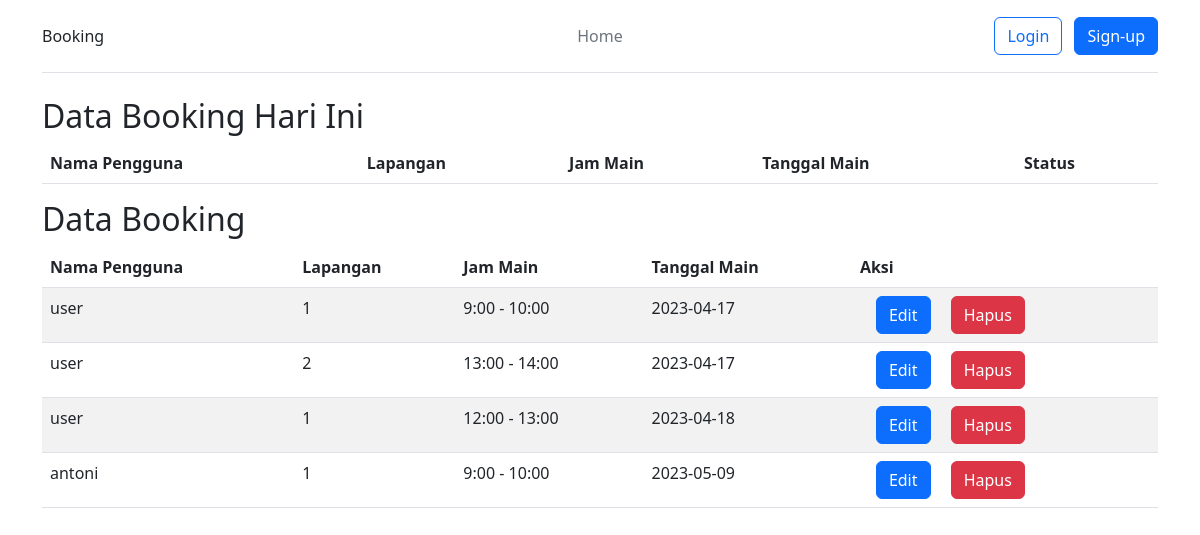
Before: /admin/pesanan/view.php with the older database file.
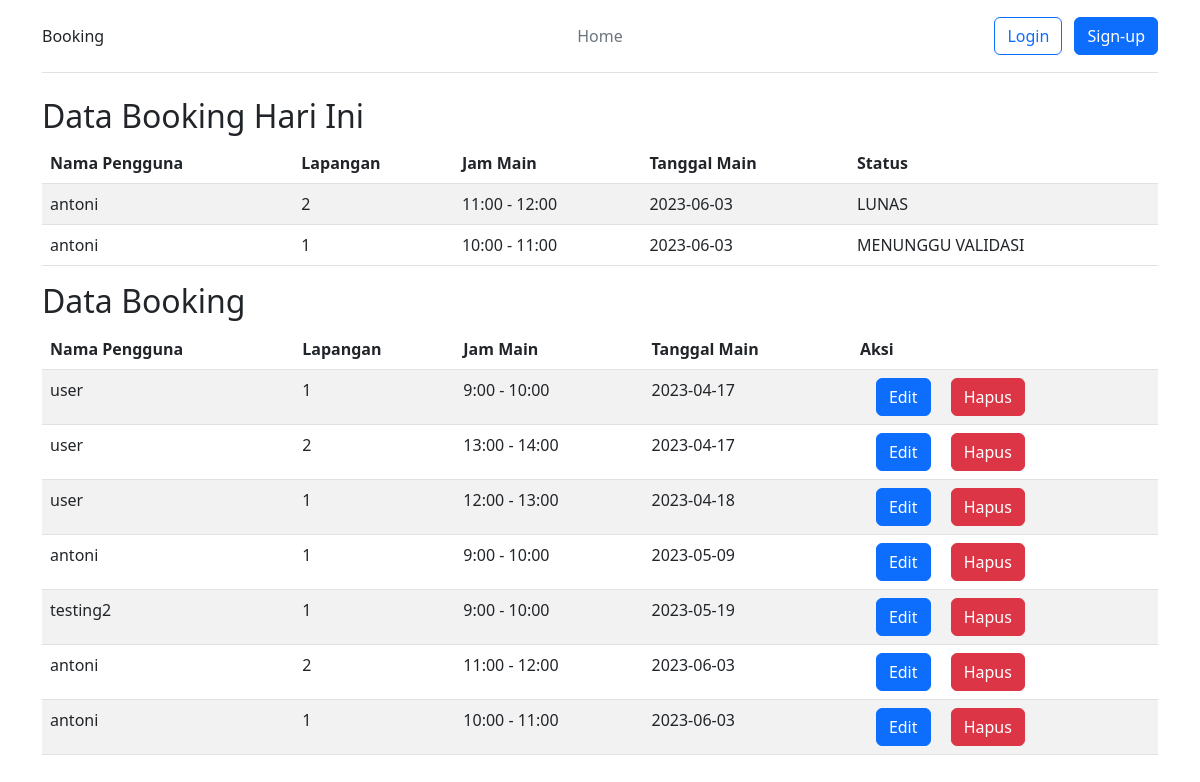
After: the same page with the newer database file.
### tables this page shows
CREATE TABLE `pemesanan` (
  `id` int(11) NOT NULL,
  `id_lapangan` int(11) NOT NULL,
  `id_user` int(11) NOT NULL,
  `tanggal` date NOT NULL,
  `waktu` int(11) NOT NULL,
  `status` varchar(50) NOT NULL,
  `expired` timestamp NOT NULL DEFAULT current_timestamp() ON UPDATE current_timestamp()
);

CREATE TABLE `users` (
  `id` int(11) NOT NULL,
  `username` varchar(255) NOT NULL,
  `email` varchar(255) NOT NULL,
  `password` varchar(255) NOT NULL,
  `role` varchar(50) NOT NULL,
  `name` varchar(255) NOT NULL,
  `photo` varchar(255) NOT NULL DEFAULT 'default.svg'
);

### admin/pesanan/view.php (the view, shortened to what this page needs)
<?php
require('../../config.php');
$sql = "SELECT * FROM pemesanan JOIN users ON pemesanan.id_user = users.id where tanggal = current_date()";
$result = $conn->query($sql);
$sql_semua = "SELECT * FROM pemesanan JOIN users ON pemesanan.id_user = users.id";
$result_semua = $conn->query($sql_semua);
?>
<!DOCTYPE html>
<html>
<head>
    <?php require('../../components/head.php') ?>
    <?php require('../../components/nav-admin.php') ?>
    <link rel="stylesheet" type="text/css" href="https://cdn.datatables.net/1.10.25/css/jquery.dataTables.min.css">
</head>
<body>
    <div class="container">
        <h2>Data Booking Hari Ini</h2>
        <table id="todayTabel" class="table table-resposive table-striped">
            <thead>
                <tr>
                    <th>Nama Pengguna</th>
                    <th>Lapangan</th>
                    <th>Jam Main</th>
                    <th>Tanggal Main</th>
                    <th>Status</th>
                </tr>
            </thead>
            <tbody>
                <?php foreach($result as $row) :?>
                    <tr>
                        <td><?= $row['username'] ?></td>
                        <td><?= $row['id_lapangan'] ?></td>
                        <td><?= $row['waktu']+8 ?>:00 - <?= $row['waktu']+9?>:00</td>
                        <td><?= $row['tanggal'] ?></td>
                        <td><?= $row['status'] ?></td>
                    </tr>
                <?php endforeach ?>
            </tbody>
        </table>
        <h2>Data Booking</h2>
        <table id="semuaTabel" class="table table-resposive table-striped">
            <thead>
                <tr>
                    <th>Nama Pengguna</th>
                    <th>Lapangan</th>
                    <th>Jam Main</th>
                    <th>Tanggal Main</th>
                    <th>Aksi</th>
                </tr>
            </thead>
            <tbody>
                <?php foreach($result_semua as $row) :?>
                    <tr>
                        <td><?= $row['username'] ?></td>
                        <td><?= $row['id_lapangan'] ?></td>
                        <td><?= $row['waktu']+8 ?>:00 - <?= $row['waktu']+9?>:00</td>
                        <td><?= $row['tanggal'] ?></td>
                        <td>
                            <div class="">
                                <a href="./edit.php?id=<?=$row['id']?>" class="btn btn-primary ms-3">Edit</a>
                                <a href="./hapus.php?id=<?=$row['id']?>" class="btn btn-danger ms-3">Hapus</a>
                            </div>
                        </td>
                    </tr>
                <?php endforeach ?>
            </tbody>
        </table>
    </div>
</body>
</html>

### components/head.php (shortened to what this page needs)
<head>
    <link href="https://cdn.jsdelivr.net/npm/bootstrap@5.3.0-alpha3/dist/css/bootstrap.min.css" rel="stylesheet">
</head>

### components/nav-admin.php (shortened to what this page needs)
<?php
    $server_admin = $_SERVER["REQUEST_SCHEME"].'://'.$_SERVER["SERVER_NAME"].'/booking_bultang/admin';
$server_root = $_SERVER["REQUEST_SCHEME"].'://'.$_SERVER["SERVER_NAME"].'/booking_bultang';
?>
<div class="container">
        <header class="d-flex flex-wrap align-items-center justify-content-center justify-content-md-between py-3 mb-4 border-bottom">
        <a href="./" class="brand d-flex align-items-center col-md-3 mb-2 mb-md-0 text-dark text-decoration-none">
            Booking
        </a>
        <ul class="nav col-12 col-md-auto mb-2 justify-content-center mb-md-0">
            <li><a href="<?=$server_admin?>" class="nav-link px-2 link-secondary">Home</a></li>
        </ul>
        <div class="col-md-3 text-end">
            <?php if(isset($isLogin)): ?>
                <span><?= $_SESSION['username']?></span>
                <a href="<?=$server_root?>/logout.php" class="btn btn-outline-danger me-2">Logout</a>
            <?php else : ?>
                <a href="<?=$server_root?>/login.php" class="btn btn-outline-primary me-2">Login</a>
                <a href="<?=$server_root?>/register.php" class="btn btn-primary">Sign-up</a>
            <?php endif ?>
        </div>
        </header>
    </div>

Changed rows visible on the page:
added pemesanan: id_user.username "antoni", id_lapangan "2", $row['waktu']+8 "11", $row['waktu']+9 "12", tanggal "2023-06-03", status "LUNAS"
added pemesanan: id_user.username "antoni", id_lapangan "1", $row['waktu']+8 "10", $row['waktu']+9 "11", tanggal "2023-06-03", status "MENUNGGU VALIDASI"
added pemesanan: id_user.username "testing2", id_lapangan "1", $row['waktu']+8 "9", $row['waktu']+9 "10", tanggal "2023-05-19", shown under "Data Booking"
